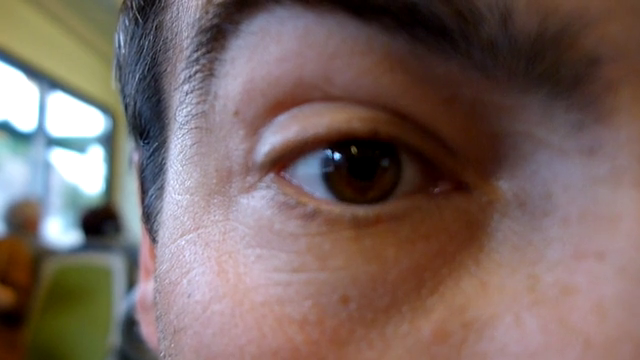
#> input picture frame 15 of eye_motion.mp4, 640 x 360 px
$ python goz-izleme1.py
#> lines starting #> are read from the running program, lines starting #| are printed output that depends on the picture; after the words box and inside, x2 and y2 are one past the last pixel; in counts of white or black regions, pixels touching at a corner belong together
import cv2
from cv2 import waitKey

cap = cv2.VideoCapture("eye_motion.mp4")

while True:
    ret, frame = cap.read()
#> frame is the input picture: shape (360, 640, 3); mean B, G, R 97.9, 102.8, 121.2
    if ret is False:
        break

    roi = frame[80:210, 230:450]
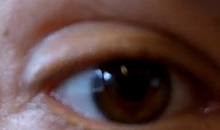
#> roi: shape (130, 220, 3); mean B, G, R 64.2, 67.3, 92.3

    gray = cv2.cvtColor(roi, cv2.COLOR_BGR2GRAY)
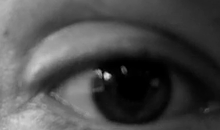
#> gray: shape (130, 220); min 0, max 221, mean 74.4

    _,thresh = cv2.threshold(gray, 50, 255, cv2.THRESH_BINARY_INV)
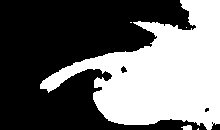
#> thresh: shape (130, 220); 42.2% white; 5 white regions (3 under 20 px), largest, box (x1, y1, x2, y2) and area: (40, 0, 220, 130) 12017, (181, 125, 192, 130) 42

    cv2.imshow("roi", roi)

    if cv2.waitKey(80) & 0xFF == ord("q"):
#> (key q is pressed here)
        break

cap.release()
cv2.destroyAllWindows()

$ run again, starting later in the video
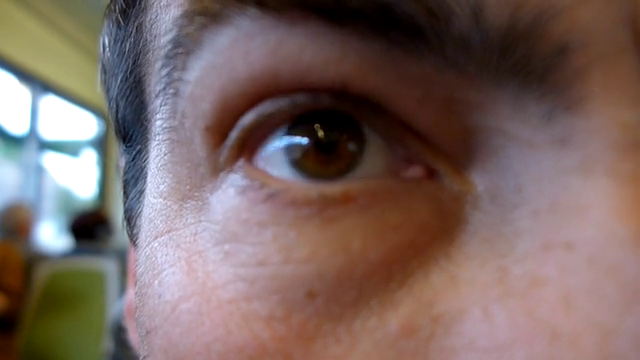
#> input picture frame 124 of eye_motion.mp4, 640 x 360 px
#> frame is the input picture: shape (360, 640, 3); mean B, G, R 97.7, 102, 121.5
#> `gray = cv2.cvtColor(roi, cv2.COLOR_BGR2GRAY)`:
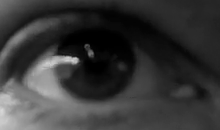
#> gray: shape (130, 220); min 0, max 216, mean 55.3
#> `_,thresh = cv2.threshold(gray, 50, 255, cv2.THRESH_BINARY_INV)`:
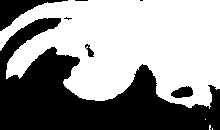
#> thresh: shape (130, 220); 57.8% white; 7 black regions (3 under 20 px), largest, box (x1, y1, x2, y2) and area: (0, 18, 220, 130) 11045, (0, 0, 68, 31) 750, (171, 86, 193, 98) 187, (85, 44, 94, 57) 58
